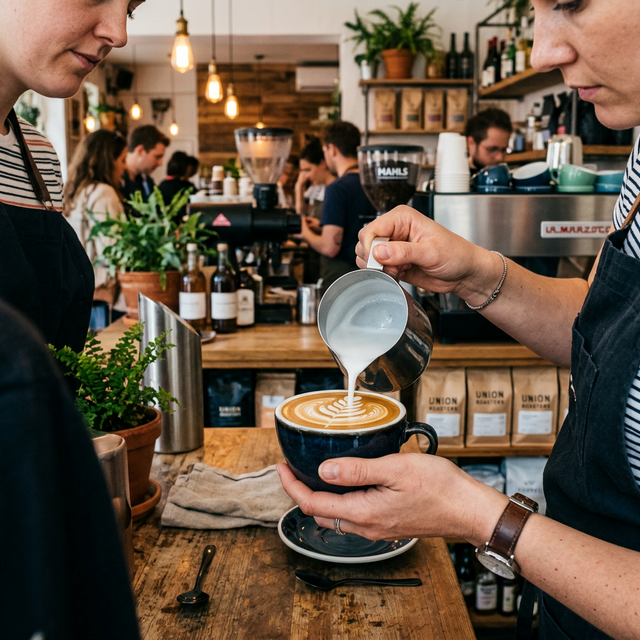
#> input picture images/barista.png, 640 x 640 px, given in place of floating_cherry_tomato_1773766157611.png, which was not available
$ python process_tomato.py
#> lines starting #> are read from the running program, lines starting #| are printed output that depends on the picture; pictures that were not available may be replaced by others from this repository, and a replacement may not be noted
import os
from PIL import Image

def remove_background(image_path, output_path, tolerance=5):
#> called with tolerance = 50
    img = Image.open(image_path).convert("RGBA")
    data = img.getdata()

    new_data = []
    # Identify background color (assuming top-left pixel is background)
    bg_color = data[0]
#> bg_color = (224, 204, 193, 255)

    for item in data:
        # Check if the pixel color is closed to the background color
        if (abs(item[0] - bg_color[0]) < tolerance and
            abs(item[1] - bg_color[1]) < tolerance and
            abs(item[2] - bg_color[2]) < tolerance):
            # Change background to transparent
            new_data.append((255, 255, 255, 0))
        else:
            new_data.append(item)
#> this loop made 409600 passes
#> item on passes 1 to 3: (224, 204, 193, 255), (227, 208, 198, 255), (225, 205, 196, 255)
#> after the loop, new_data = 409600 items

    img.putdata(new_data)
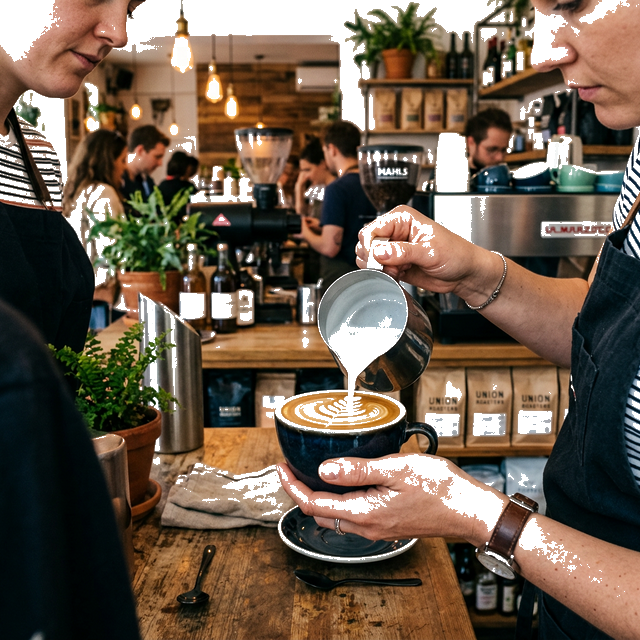
#> img: PIL image 640x640 RGBA; mean R, G, B, A 108.5, 92.7, 77.5, 224.6; transparent parts drawn white
    img.save(output_path)

input_dir = r"C:\Users\priya\.gemini\antigravity\brain\d061d3c0-4f4d-4f67-8264-758c1f5e4bbd"
output_dir = r"C:\Users\priya\Downloads\salado website\images"

tomato = os.path.join(input_dir, "floating_cherry_tomato_1773766157611.png")

remove_background(tomato, os.path.join(output_dir, "floating_tomato.png"), tolerance=50)

print("Cherry tomato processed and saved to images folder.")

$ run again, on images/chocolate_cake.png
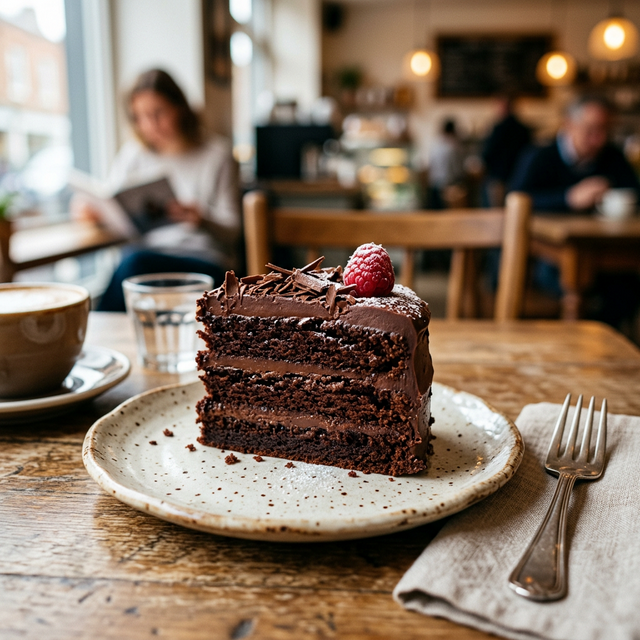
#> input picture images/chocolate_cake.png, 640 x 640 px, given in place of floating_cherry_tomato_1773766157611.png, which was not available
#> bg_color = (253, 253, 254, 255)
#> the loop in remove_background, `for item in data:` made 409600 passes
#> item on passes 1 to 3: (253, 253, 254, 255), (252, 253, 253, 255), (254, 254, 254, 255)
#> after the loop in remove_background, `for item in data:`: new_data = 409600 items
#> in remove_background, `img.putdata(new_data)`:
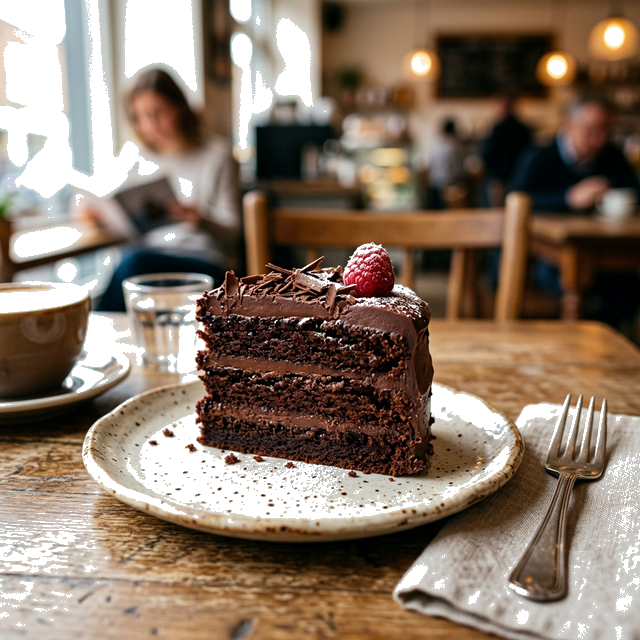
#> img: PIL image 640x640 RGBA; mean R, G, B, A 137.7, 119.2, 103.5, 221.9; transparent parts drawn white
